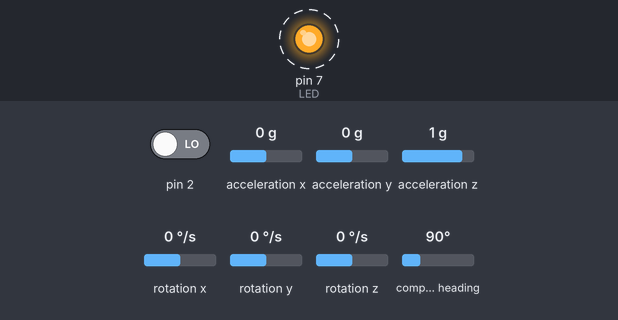
A sketch run on a simulated Arduino Uno, built with avr-gcc and run on an emulated ATmega328P. Shown: output pins drawn as LEDs (lit = HIGH). Dashed ring = blinking. Inputs (shaded band) come from the test bench; at power-on: pin 2 LOW, acceleration x 0 g, acceleration y 0 g, acceleration z 1 g, rotation x 0 °/s, rotation y 0 °/s, rotation z 0 °/s, compass heading 90°. The sensor or clock chip raises its interrupt line as the real part does; no radio packets arrive unless stated; pins used as bus, display or sensor lines are not drawn; what the sketch prints to the serial monitor is not drawn.

Above: at 0.57 s.
Timing chart, 0 to 3.5 s (numbered marks = the images above):
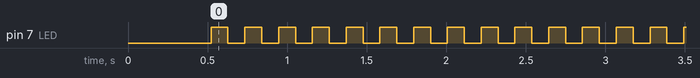

The sketch:

rot_abs_tx.ino
```cpp
//librerias para el IMU
#include "I2Cdev.h"
#include "MPU6050_6Axis_MotionApps20.h"
#if I2CDEV_IMPLEMENTATION == I2CDEV_ARDUINO_WIRE
    #include "Wire.h"
#endif
#include "HMC5883L.h"
MPU6050 mpu;
int16_t mx, my, mz;
HMC5883L mag;
#define OUTPUT_READABLE_YAWPITCHROLL
//--------------------------------------

//librerias para el modulo rf
#include <RF24Network.h>
#include <RF24.h>
#include <SPI.h>
//---------------------------

// definiciones para el IMU
// MPU control/status vars
bool dmpReady = false;  // set true if DMP init was successful
uint8_t mpuIntStatus;   // holds actual interrupt status byte from MPU
uint8_t devStatus;      // return status after each device operation (0 = success, !0 = error)
uint16_t packetSize;    // expected DMP packet size (default is 42 bytes)
uint16_t fifoCount;     // count of all bytes currently in FIFO
uint8_t fifoBuffer[64]; // FIFO storage buffer

// orientation/motion vars
Quaternion q;           // [w, x, y, z]         quaternion container
VectorInt16 aa;         // [x, y, z]            accel sensor measurements
VectorInt16 aaReal;     // [x, y, z]            gravity-free accel sensor measurements
VectorInt16 aaWorld;    // [x, y, z]            world-frame accel sensor measurements
VectorFloat gravity;    // [x, y, z]            gravity vector
float euler[3];         // [psi, theta, phi]    Euler angle container
float ypr[3];           // [yaw, pitch, roll]   yaw/pitch/roll container and gravity vector

// packet structure for InvenSense teapot demo
uint8_t teapotPacket[14] = { '$', 0x02, 0,0, 0,0, 0,0, 0,0, 0x00, 0x00, '\r', '\n' };


//temporizacion
const unsigned long interval = 100; //ms  // How often to send 'hello world to the other unit

unsigned long last_sent;             // When did we last send?
unsigned long packets_sent;          // How many have we sent already

//------------------------------------------------

// definiciones para el RF
//RF
RF24 radio(9,10);                    // nRF24L01(+) radio attached using Getting Started board

RF24Network network(radio);          // Network uses that radio
//direcciones
const uint16_t this_node = 01;        // Address of our node in Octal format
const uint16_t other_node = 00;       // Address of the other node in Octal format

//debug led
const int LED = 7;


//estructura para los datos a mandar
struct datos_t{
  float yaw;
  float pitch;
  float roll;
  int16_t mx;
  int16_t my;
  int16_t mz;
};
//-----------------------------

// ================================================================
// ===               INTERRUPT DETECTION ROUTINE                ===
// ================================================================

volatile bool mpuInterrupt = false;     // indicates whether MPU interrupt pin has gone high
void dmpDataReady() {
    mpuInterrupt = true;
}


// ================================================================
// ===                      INITIAL SETUP                       ===
// ================================================================

void setup() {
    // join I2C bus (I2Cdev library doesn't do this automatically)
    #if I2CDEV_IMPLEMENTATION == I2CDEV_ARDUINO_WIRE
        Wire.begin();
        TWBR = 24; // 400kHz I2C clock (200kHz if CPU is 8MHz)
    #elif I2CDEV_IMPLEMENTATION == I2CDEV_BUILTIN_FASTWIRE
        Fastwire::setup(400, true);
    #endif
    Serial.begin(115200);
    while (!Serial); // wait for Leonardo enumeration, others continue immediately

    // initialize device
    //Serial.println(F("Initializing I2C devices..."));

    mpu.initialize();
    mag.initialize();
    devStatus = mpu.dmpInitialize();

    // supply your own gyro offsets here, scaled for min sensitivity
    mpu.setXGyroOffset(220);
    mpu.setYGyroOffset(76);
    mpu.setZGyroOffset(-85);
    mpu.setZAccelOffset(1788); // 1688 factory default for my test chip

    // make sure it worked (returns 0 if so)
    if (devStatus == 0) {
        // turn on the DMP, now that it's ready
        //Serial.println(F("Enabling DMP..."));
        mpu.setDMPEnabled(true);

        // enable Arduino interrupt detection
        //Serial.println(F("Enabling interrupt detection (Arduino external interrupt 0)..."));
        attachInterrupt(0, dmpDataReady, RISING);
        mpuIntStatus = mpu.getIntStatus();

        // set our DMP Ready flag so the main loop() function knows it's okay to use it
        Serial.println(F("DMP ready! Waiting for first interrupt..."));
        dmpReady = true;

        // get expected DMP packet size for later comparison
        packetSize = mpu.dmpGetFIFOPacketSize();
    } else {
        // ERROR!
        // 1 = initial memory load failed
        // 2 = DMP configuration updates failed
        // (if it's going to break, usually the code will be 1)
        Serial.print(F("DMP Initialization failed (code "));
        Serial.print(devStatus);
        Serial.println(F(")"));
    }

    //inicia el rf (SPI)
    SPI.begin();
    radio.begin();
    network.begin(/*channel*/ 90, /*node address*/ this_node);
    //-----------------------

    pinMode(LED,OUTPUT);

}


// ================================================================
// ===                    MAIN PROGRAM LOOP                     ===
// ================================================================
bool state = true;

void loop() {
    network.update();
    // if programming failed, don't try to do anything
    if (!dmpReady) return;
    /*
    unsigned long now = millis();              // If it's time to send a message, send it!
    if ( now - last_sent >= interval  )
    {
      last_sent = now;
      */
    // wait for MPU interrupt or extra packet(s) available
    while (!mpuInterrupt && fifoCount < packetSize) {
        // other program behavior stuff here
        // .
        // .
        // .
        // if you are really paranoid you can frequently test in between other
        // stuff to see if mpuInterrupt is true, and if so, "break;" from the
        // while() loop to immediately process the MPU data
        // .
        // .
        // .
    }

    // reset interrupt flag and get INT_STATUS byte
    mpuInterrupt = false;
    mpuIntStatus = mpu.getIntStatus();

    // get current FIFO count
    fifoCount = mpu.getFIFOCount();

    // check for overflow (this should never happen unless our code is too inefficient)
    if ((mpuIntStatus & 0x10) || fifoCount == 1024) {
        // reset so we can continue cleanly
        mpu.resetFIFO();
        //Serial.println(F("FIFO overflow!"));

    // otherwise, check for DMP data ready interrupt (this should happen frequently)
    } else if (mpuIntStatus & 0x02) {
        // wait for correct available data length, should be a VERY short wait
        while (fifoCount < packetSize) fifoCount = mpu.getFIFOCount();

        // read a packet from FIFO
        mpu.getFIFOBytes(fifoBuffer, packetSize);

        // track FIFO count here in case there is > 1 packet available
        // (this lets us immediately read more without waiting for an interrupt)
        fifoCount -= packetSize;
        #ifdef OUTPUT_READABLE_YAWPITCHROLL
            // display Euler angles in degrees
            mpu.dmpGetQuaternion(&q, fifoBuffer);
            mpu.dmpGetGravity(&gravity, &q);
            mpu.dmpGetYawPitchRoll(ypr, &q, &gravity);
            mag.getHeading(&mx, &my, &mz);
            unsigned long now = millis();              // If it's time to send a message, send it!
            if ( now - last_sent >= interval  )
            {
             last_sent = now;

            Serial.print(ypr[0] * 180/M_PI);
            Serial.print(";");
            Serial.print(ypr[1] * 180/M_PI);
            Serial.print(";");
            Serial.println(ypr[2] * 180/M_PI);
            // --- TRANSMISION POR RF
            datos_t datos = {ypr[0], ypr[1], ypr[2], mx, my, mz};

            RF24NetworkHeader header(/*to node*/ other_node);
            bool ok = network.write(header,&datos,sizeof(datos));
            if(ok)
            {
              Serial.println("ok");
              digitalWrite(LED, state);
              state = !state;

            }
            else Serial.println("fail");

            }
            //---------- FIN TX
        #endif

    }
    //}

}
```

Measured:
- by itself, pin 7 (LED): alternates HIGH for 0.11 s and LOW for 0.11 s
